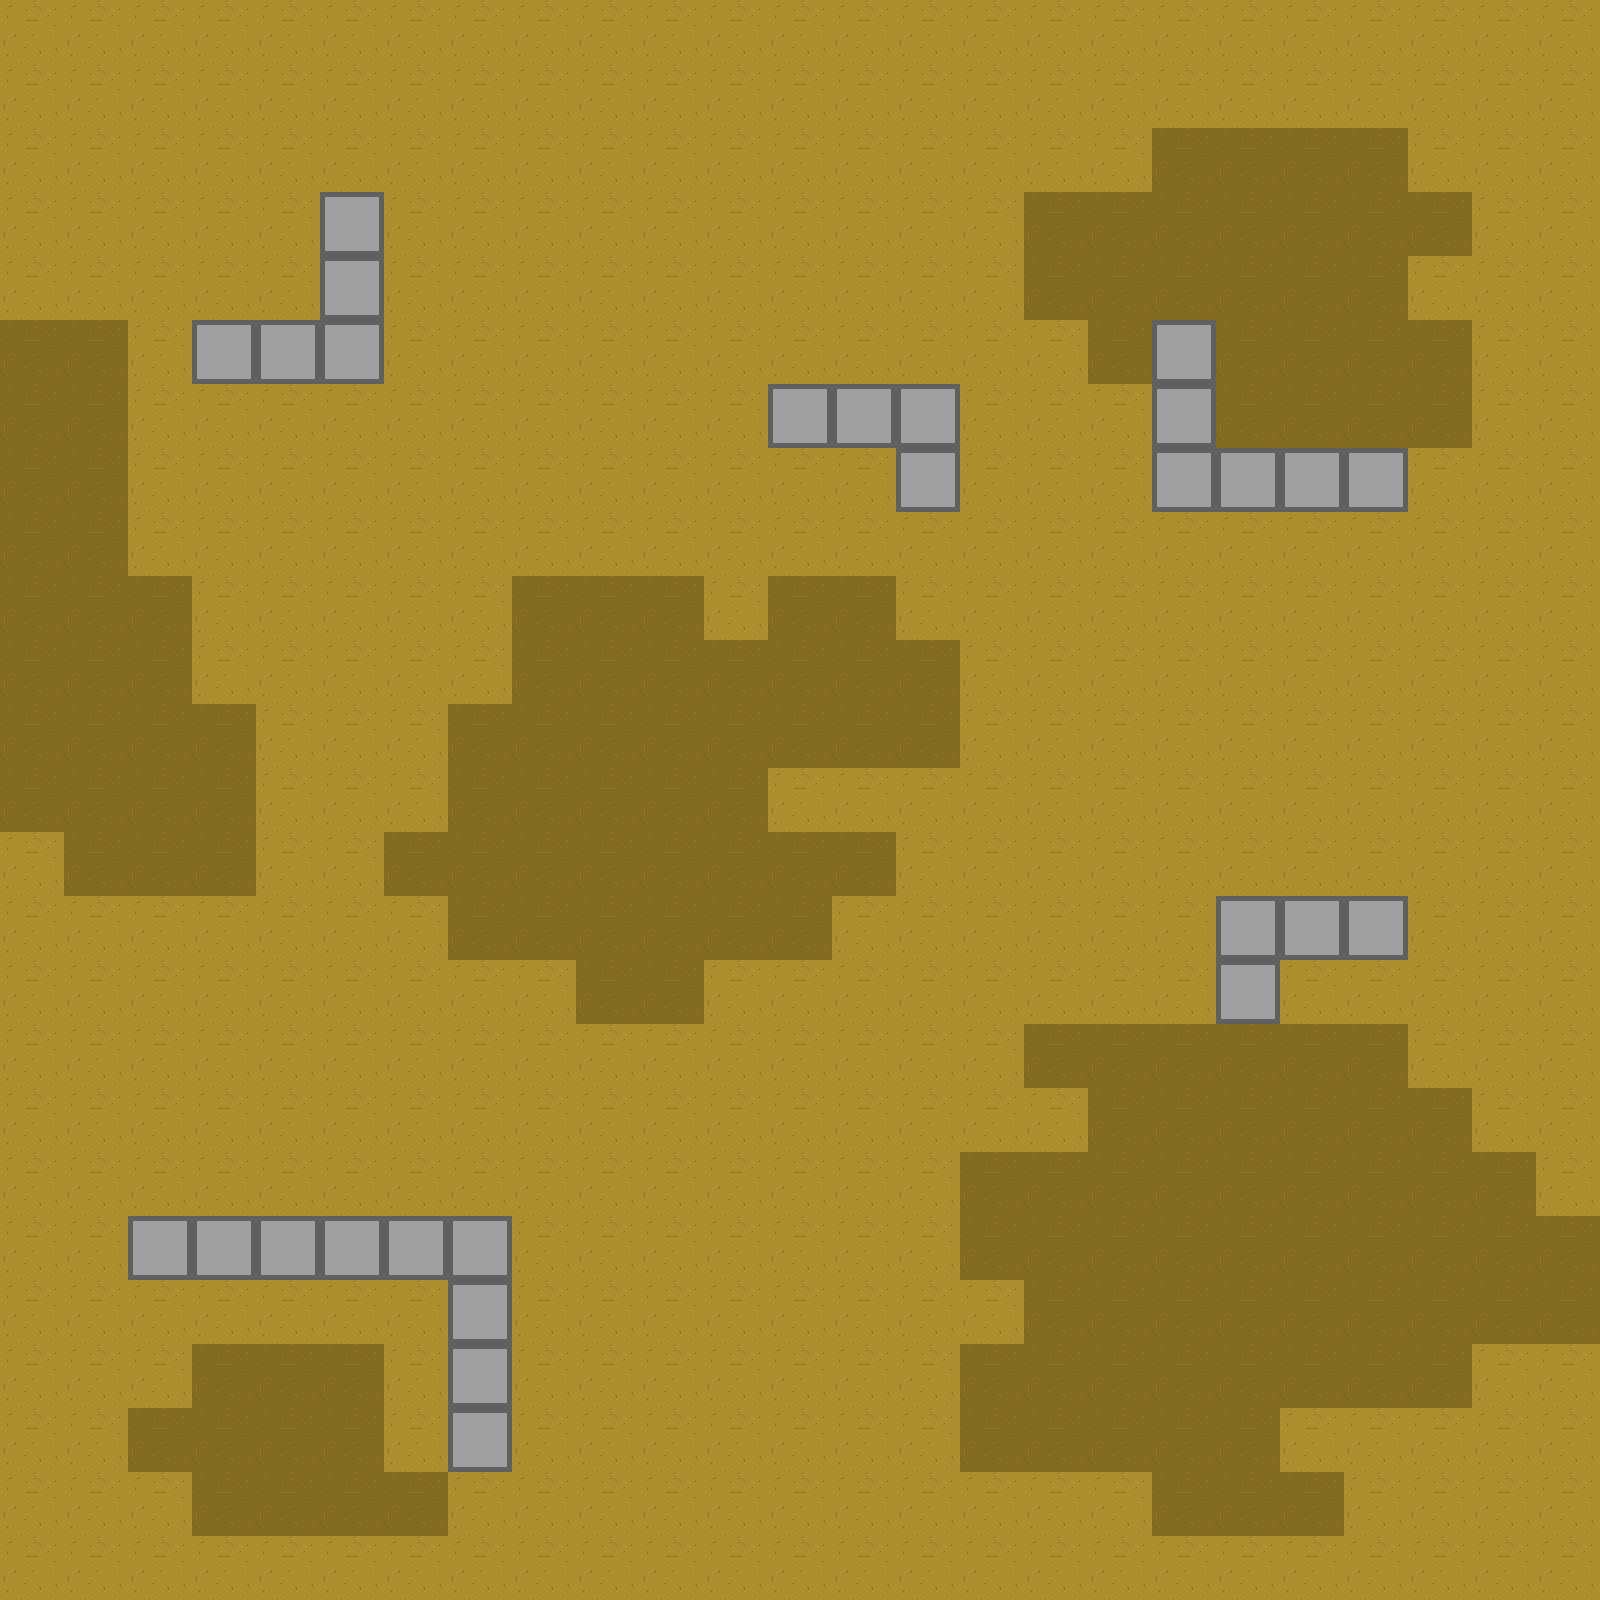

This is a level from a 2D game, rendered from its Tiled map with the project's own tilesets. A one-line summary and the complete map file follow:
An orthogonal 25x25 tile map with 64x64 px tiles, 1 tile layer (Tile Layer 1).

<map version="1.0" orientation="orthogonal" renderorder="right-down" width="25" height="25" tilewidth="64" tileheight="64" nextobjectid="9">
 <tileset firstgid="1" name="TextureSheet" tilewidth="64" tileheight="64" tilecount="4" columns="2">
  <image source="../Pictures/Sprites/DerpBots 2/TextureSheet.png" width="128" height="128" />
 </tileset>
 <layer name="Tile Layer 1" width="25" height="25">
  <data encoding="csv">
2,2,2,2,2,2,2,2,2,2,2,2,2,2,2,2,2,2,2,2,2,2,2,2,2,
2,2,2,2,2,2,2,2,2,2,2,2,2,2,2,2,2,2,2,2,2,2,2,2,2,
2,2,2,2,2,2,2,2,2,2,2,2,2,2,2,2,2,2,3,3,3,3,2,2,2,
2,2,2,2,2,1,2,2,2,2,2,2,2,2,2,2,3,3,3,3,3,3,3,2,2,
2,2,2,2,2,1,2,2,2,2,2,2,2,2,2,2,3,3,3,3,3,3,2,2,2,
3,3,2,1,1,1,2,2,2,2,2,2,2,2,2,2,2,3,1,3,3,3,3,2,2,
3,3,2,2,2,2,2,2,2,2,2,2,1,1,1,2,2,2,1,3,3,3,3,2,2,
3,3,2,2,2,2,2,2,2,2,2,2,2,2,1,2,2,2,1,1,1,1,2,2,2,
3,3,2,2,2,2,2,2,2,2,2,2,2,2,2,2,2,2,2,2,2,2,2,2,2,
3,3,3,2,2,2,2,2,3,3,3,2,3,3,2,2,2,2,2,2,2,2,2,2,2,
3,3,3,2,2,2,2,2,3,3,3,3,3,3,3,2,2,2,2,2,2,2,2,2,2,
3,3,3,3,2,2,2,3,3,3,3,3,3,3,3,2,2,2,2,2,2,2,2,2,2,
3,3,3,3,2,2,2,3,3,3,3,3,2,2,2,2,2,2,2,2,2,2,2,2,2,
2,3,3,3,2,2,3,3,3,3,3,3,3,3,2,2,2,2,2,2,2,2,2,2,2,
2,2,2,2,2,2,2,3,3,3,3,3,3,2,2,2,2,2,2,1,1,1,2,2,2,
2,2,2,2,2,2,2,2,2,3,3,2,2,2,2,2,2,2,2,1,2,2,2,2,2,
2,2,2,2,2,2,2,2,2,2,2,2,2,2,2,2,3,3,3,3,3,3,2,2,2,
2,2,2,2,2,2,2,2,2,2,2,2,2,2,2,2,2,3,3,3,3,3,3,2,2,
2,2,2,2,2,2,2,2,2,2,2,2,2,2,2,3,3,3,3,3,3,3,3,3,2,
2,2,1,1,1,1,1,1,2,2,2,2,2,2,2,3,3,3,3,3,3,3,3,3,3,
2,2,2,2,2,2,2,1,2,2,2,2,2,2,2,2,3,3,3,3,3,3,3,3,3,
2,2,2,3,3,3,2,1,2,2,2,2,2,2,2,3,3,3,3,3,3,3,3,2,2,
2,2,3,3,3,3,2,1,2,2,2,2,2,2,2,3,3,3,3,3,2,2,2,2,2,
2,2,2,3,3,3,3,2,2,2,2,2,2,2,2,2,2,2,3,3,3,2,2,2,2,
2,2,2,2,2,2,2,2,2,2,2,2,2,2,2,2,2,2,2,2,2,2,2,2,2
</data>
 </layer>
</map>